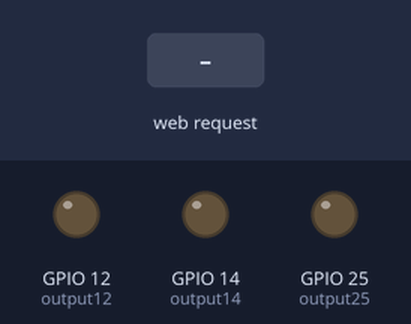
Bench run of a sketch on a simulated ESP32. Parts: output pins drawn as LEDs (lit = HIGH). The test bench sets the inputs (shaded band). WiFi joins after 1.5 s; servers stay silent unless stated; what the sketch prints to the serial monitor is not drawn.

Above: at 2.7 s.
2.8 s: HTTP request GET /12/on received
At 4.0 s:
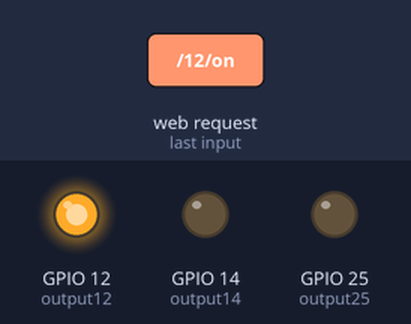
4.3 s: HTTP request GET /14/on received
At 5.1 s:
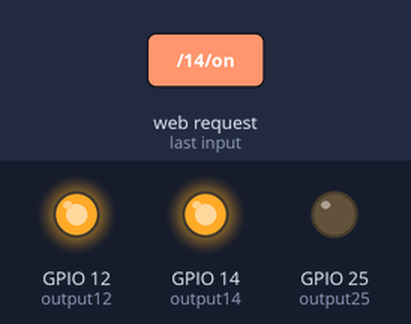
5.8 s: HTTP request GET /12/off received
At 6.2 s:
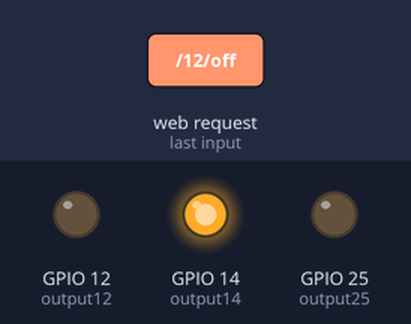
7.3 s: HTTP request GET /25/on received
At 8.5 s:
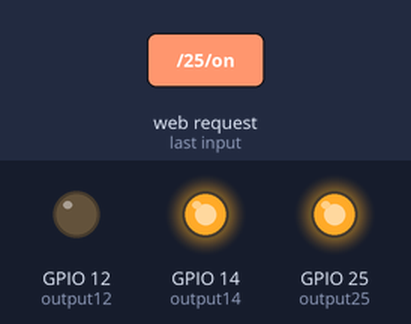
8.8 s: HTTP request GET /14/off received
At 9.8 s:
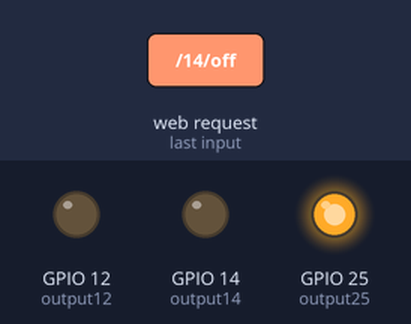
10.3 s: HTTP request GET /25/off received
At 10.9 s:
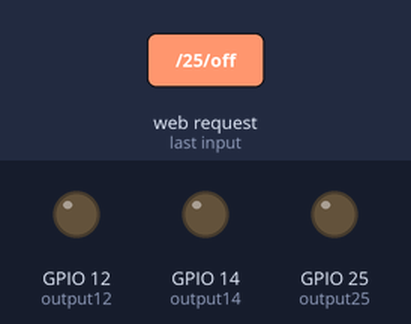
Timing chart, 0 to 12.8 s (numbered marks = the images above; inputs shaded):
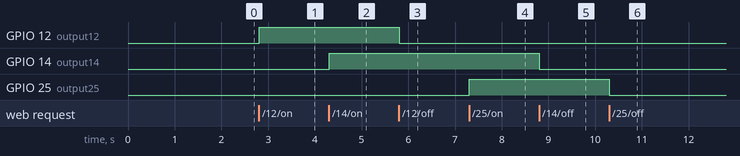

The sketch:

Test_ve_Ornek_kodlar.ino
```cpp
#include <WiFi.h>

const char* ssid     = "TTNET_ZyXEL_RVAN";
const char* password = "3DaE1B2443497";
WiFiServer server(80);

// Variable to store the HTTP request
String header;

// Auxiliar variables to store the current output state
String output12durum = "off";
String output14durum = "off";
String output25durum = "off";

// Assign output variables to GPIO pins
const int output12 = 12;
const int output14 = 14;
const int output25 = 25;

// Current time
unsigned long currentTime = millis();
// Previous time
unsigned long previousTime = 0;
// Define timeout time in milliseconds (example: 2000ms = 2s)
const long timeoutTime = 2000;

void setup() {
  Serial.begin(115200);
  // Initialize the output variables as outputs
  pinMode(output12, OUTPUT);
  pinMode(output14, OUTPUT);
  pinMode(output25, OUTPUT);
  // Set outputs to LOW
  digitalWrite(output12, LOW);
  digitalWrite(output14, LOW);
  digitalWrite(output25, LOW);

  // Connect to Wi-Fi network with SSID and password
  Serial.print("Connecting to ");
  Serial.println(ssid);
  WiFi.begin(ssid, password);
  while (WiFi.status() != WL_CONNECTED) {
    delay(500);
    Serial.print(".");
  }
  // Print local IP address and start web server
  Serial.println("");
  Serial.println("WiFi connected.");
  Serial.println("IP address: ");
  Serial.println(WiFi.localIP());
  server.begin();
}

void loop(){
  WiFiClient client = server.available();   // Listen for incoming clients

  if (client) {                             // If a new client connects,
    currentTime = millis();
    previousTime = currentTime;
    Serial.println("New Client.");          // print a message out in the serial port
    String currentLine = "";                // make a String to hold incoming data from the client
    while (client.connected() && currentTime - previousTime <= timeoutTime) {  // loop while the client's connected
      currentTime = millis();
      if (client.available()) {             // if there's bytes to read from the client,
        char c = client.read();             // read a byte, then
        Serial.write(c);                    // print it out the serial monitor
        header += c;
        if (c == '\n') {                    // if the byte is a newline character
          // if the current line is blank, you got two newline characters in a row.
          // that's the end of the client HTTP request, so send a response:
          if (currentLine.length() == 0) {
            // HTTP headers always start with a response code (e.g. HTTP/1.1 200 OK)
            // and a content-type so the client knows what's coming, then a blank line:
            client.println("HTTP/1.1 200 OK");
            client.println("Content-type:text/html");
            client.println("Connection: close");
            client.println();

            // turns the GPIOs on and off
            if (header.indexOf("GET /12/on") >= 0) {
              Serial.println("GPIO 12 on");
              output12durum = "on";
              digitalWrite(output12, HIGH);
            } else if (header.indexOf("GET /12/off") >= 0) {
              Serial.println("GPIO 26 off");
              output12durum = "off";
              digitalWrite(output12, LOW);
            }

            else if (header.indexOf("GET /14/on") >= 0) {
              Serial.println("GPIO 14 on");
              output14durum = "on";
              digitalWrite(output14, HIGH);
            } else if (header.indexOf("GET /14/off") >= 0) {
              Serial.println("GPIO 14 off");
              output14durum = "off";
              digitalWrite(output14, LOW);
            }


            else if (header.indexOf("GET /25/on") >= 0) {
              Serial.println("GPIO 25 on");
              output25durum = "on";
              digitalWrite(output25, HIGH);
            } else if (header.indexOf("GET /25/off") >= 0) {
              Serial.println("GPIO 25 off");
              output25durum = "off";
              digitalWrite(output25, LOW);
            }


            // Display the HTML web page
            client.println("<!DOCTYPE html><html>");
            client.println("<head><meta name=\"viewport\" content=\"width=device-width, initial-scale=1\">");
            client.println("<link rel=\"icon\" href=\"data:,\">");
            // CSS to style the on/off buttons
            // Feel free to change the background-color and font-size attributes to fit your preferences
            client.println("<style>html { font-family: Helvetica; display: inline-block; margin: 0px auto; text-align: center;}");
            client.println(".button { background-color: #4CAF50; border: none; color: red; padding: 16px 40px;");
            client.println("text-decoration: none; font-size: 30px; margin: 2px; cursor: pointer;}");
            client.println(".button2 {background-color: #555555;}</style></head>");

            // Web Page Heading
            client.println("<body><h1>ESP32 Ogretme projesi</h1>");

            // Display current state, and ON/OFF buttons for GPIO 26
            client.println("<p>GPIO 12 - State " + output12durum + "</p>");
            // If the output26State is off, it displays the ON button
            if (output12durum=="off") {
              client.println("<p><a href=\"/12/on\"><button class=\"button\">ON</button></a></p>");
            } else {
              client.println("<p><a href=\"/12/off\"><button class=\"button button2\">OFF</button></a></p>");
            }

            // Display current state, and ON/OFF buttons for GPIO 27
            client.println("<p>GPIO 14 - State " + output14durum + "</p>");
            // If the output27State is off, it displays the ON button
            if (output14durum=="off") {
              client.println("<p><a href=\"/14/on\"><button class=\"button\">ON</button></a></p>");
            } else {
              client.println("<p><a href=\"/14/off\"><button class=\"button button2\">OFF</button></a></p>");
            }

            // Display current state, and ON/OFF buttons for GPIO 27
            client.println("<p>GPIO 25 - State " + output25durum + "</p>");
            // If the output27State is off, it displays the ON button
            if (output25durum=="off") {
              client.println("<p><a href=\"/25/on\"><button class=\"button\">ON</button></a></p>");
            } else {
              client.println("<p><a href=\"/25/off\"><button class=\"button button2\">OFF</button></a></p>");
            }

            client.println("</body></html>");

            // The HTTP response ends with another blank line
            client.println();
            // Break out of the while loop
            break;
          } else { // if you got a newline, then clear currentLine
            currentLine = "";
          }
        } else if (c != '\r') {  // if you got anything else but a carriage return character,
          currentLine += c;      // add it to the end of the currentLine
        }
      }
    }
    // Clear the header variable
    header = "";
    // Close the connection
    client.stop();
    Serial.println("Client disconnected.");
    Serial.println("");
  }
}
```

Measured:
- after the input at 2.8 s, GPIO 12 (output12): LOW → HIGH at once
- after the input at 4.3 s, GPIO 14 (output14): LOW → HIGH at once
- after the input at 5.8 s, GPIO 12 (output12): HIGH → LOW at once
- after the input at 7.3 s, GPIO 25 (output25): LOW → HIGH at once
- after the input at 8.8 s, GPIO 14 (output14): HIGH → LOW at once
- after the input at 10.3 s, GPIO 25 (output25): HIGH → LOW at once
